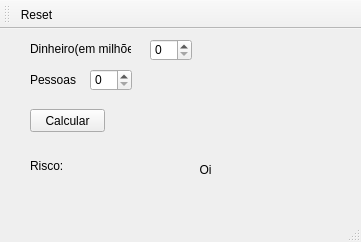
<?xml version="1.0" encoding="UTF-8"?>
<ui version="4.0">
 <class>MainWindow</class>
 <widget class="QMainWindow" name="MainWindow">
  <property name="geometry">
   <rect>
    <x>0</x>
    <y>0</y>
    <width>361</width>
    <height>242</height>
   </rect>
  </property>
  <property name="windowTitle">
   <string>Logica Fuzzi - Análise de risco</string>
  </property>
  <widget class="QWidget" name="centralwidget">
   <widget class="QSpinBox" name="DinheiroBox">
    <property name="geometry">
     <rect>
      <x>150</x>
      <y>10</y>
      <width>42</width>
      <height>22</height>
     </rect>
    </property>
    <property name="maximum">
     <number>90</number>
    </property>
    <property name="value">
     <number>0</number>
    </property>
   </widget>
   <widget class="QLabel" name="label">
    <property name="geometry">
     <rect>
      <x>30</x>
      <y>10</y>
      <width>101</width>
      <height>20</height>
     </rect>
    </property>
    <property name="text">
     <string>Dinheiro(em milhões):</string>
    </property>
   </widget>
   <widget class="QLabel" name="label_2">
    <property name="geometry">
     <rect>
      <x>30</x>
      <y>40</y>
      <width>47</width>
      <height>21</height>
     </rect>
    </property>
    <property name="text">
     <string>Pessoas: </string>
    </property>
   </widget>
   <widget class="QLabel" name="label_3">
    <property name="geometry">
     <rect>
      <x>30</x>
      <y>130</y>
      <width>47</width>
      <height>13</height>
     </rect>
    </property>
    <property name="text">
     <string>Risco: </string>
    </property>
   </widget>
   <widget class="QLabel" name="riscoLabel">
    <property name="enabled">
     <bool>true</bool>
    </property>
    <property name="geometry">
     <rect>
      <x>70</x>
      <y>110</y>
      <width>271</width>
      <height>61</height>
     </rect>
    </property>
    <property name="layoutDirection">
     <enum>Qt::LeftToRight</enum>
    </property>
    <property name="text">
     <string>Oi</string>
    </property>
    <property name="alignment">
     <set>Qt::AlignCenter</set>
    </property>
   </widget>
   <widget class="QSpinBox" name="PessoaBox">
    <property name="geometry">
     <rect>
      <x>90</x>
      <y>40</y>
      <width>42</width>
      <height>22</height>
     </rect>
    </property>
    <property name="maximum">
     <number>90</number>
    </property>
   </widget>
   <widget class="QPushButton" name="CalcularpushButton">
    <property name="geometry">
     <rect>
      <x>30</x>
      <y>80</y>
      <width>75</width>
      <height>23</height>
     </rect>
    </property>
    <property name="text">
     <string>Calcular</string>
    </property>
   </widget>
  </widget>
  <widget class="QStatusBar" name="statusbar"/>
  <widget class="QToolBar" name="toolBar">
   <property name="windowTitle">
    <string>toolBar</string>
   </property>
   <attribute name="toolBarArea">
    <enum>TopToolBarArea</enum>
   </attribute>
   <attribute name="toolBarBreak">
    <bool>false</bool>
   </attribute>
   <addaction name="actionReset"/>
  </widget>
  <action name="actionReset">
   <property name="icon">
    <iconset>
     <normaloff>../../Downloads/reset_128x128.png</normaloff>../../Downloads/reset_128x128.png</iconset>
   </property>
   <property name="text">
    <string>Reset</string>
   </property>
   <property name="toolTip">
    <string>Reset</string>
   </property>
  </action>
 </widget>
 <resources/>
 <connections/>
</ui>
